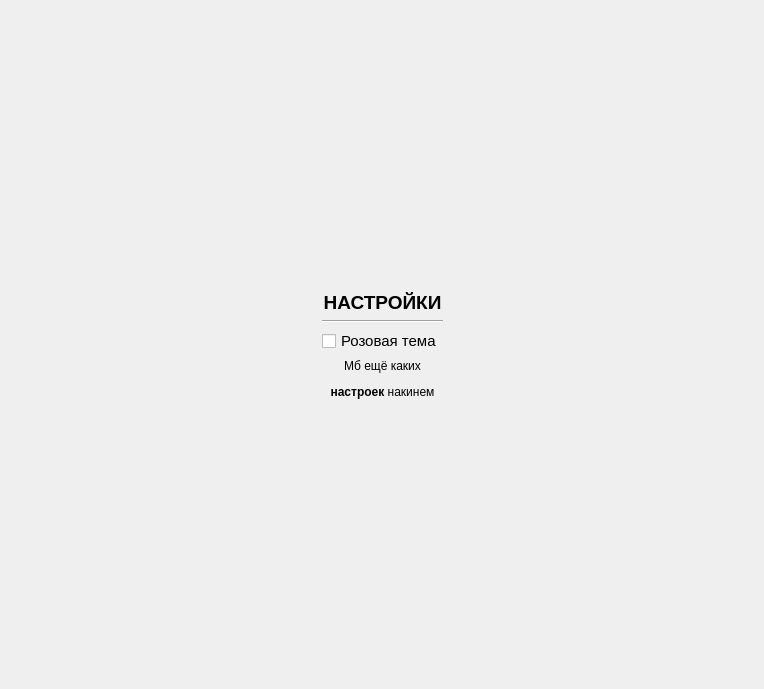
      <widget class="QWidget" name="SettingsTab">
       <attribute name="title">
        <string>Настройки</string>
       </attribute>
       <layout class="QHBoxLayout" name="horizontalLayout_3">
        <item>
         <spacer name="horizontalSpacer">
          <property name="orientation">
           <enum>Qt::Horizontal</enum>
          </property>
          <property name="sizeHint" stdset="0">
           <size>
            <width>311</width>
            <height>20</height>
           </size>
          </property>
         </spacer>
        </item>
        <item>
         <layout class="QVBoxLayout" name="verticalLayout_3">
          <item>
           <spacer name="verticalSpacer_5">
            <property name="orientation">
             <enum>Qt::Vertical</enum>
            </property>
            <property name="sizeHint" stdset="0">
             <size>
              <width>20</width>
              <height>280</height>
             </size>
            </property>
           </spacer>
          </item>
          <item>
           <widget class="QLabel" name="label">
            <property name="font">
             <font>
              <pointsize>14</pointsize>
              <bold>true</bold>
             </font>
            </property>
            <property name="text">
             <string>НАСТРОЙКИ</string>
            </property>
            <property name="alignment">
             <set>Qt::AlignCenter</set>
            </property>
           </widget>
          </item>
          <item>
           <widget class="Line" name="line">
            <property name="orientation">
             <enum>Qt::Horizontal</enum>
            </property>
           </widget>
          </item>
          <item>
           <widget class="QCheckBox" name="checkBox_2">
            <property name="font">
             <font>
              <pointsize>11</pointsize>
             </font>
            </property>
            <property name="text">
             <string>Розовая тема</string>
            </property>
           </widget>
          </item>
          <item>
           <widget class="QLabel" name="label_5">
            <property name="text">
             <string>&lt;html&gt;&lt;head/&gt;&lt;body&gt;&lt;p align=&quot;center&quot;&gt;Мб ещё каких&lt;/p&gt;&lt;p align=&quot;center&quot;&gt;&lt;span style=&quot; font-weight:700;&quot;&gt;настроек&lt;/span&gt; накинем&lt;/p&gt;&lt;/body&gt;&lt;/html&gt;</string>
            </property>
           </widget>
          </item>
          <item>
           <spacer name="verticalSpacer_6">
            <property name="orientation">
             <enum>Qt::Vertical</enum>
            </property>
            <property name="sizeHint" stdset="0">
             <size>
              <width>20</width>
              <height>279</height>
             </size>
            </property>
           </spacer>
          </item>
         </layout>
        </item>
        <item>
         <spacer name="horizontalSpacer_2">
          <property name="orientation">
           <enum>Qt::Horizontal</enum>
          </property>
          <property name="sizeHint" stdset="0">
           <size>
            <width>310</width>
            <height>20</height>
           </size>
          </property>
         </spacer>
        </item>
       </layout>
      </widget>
